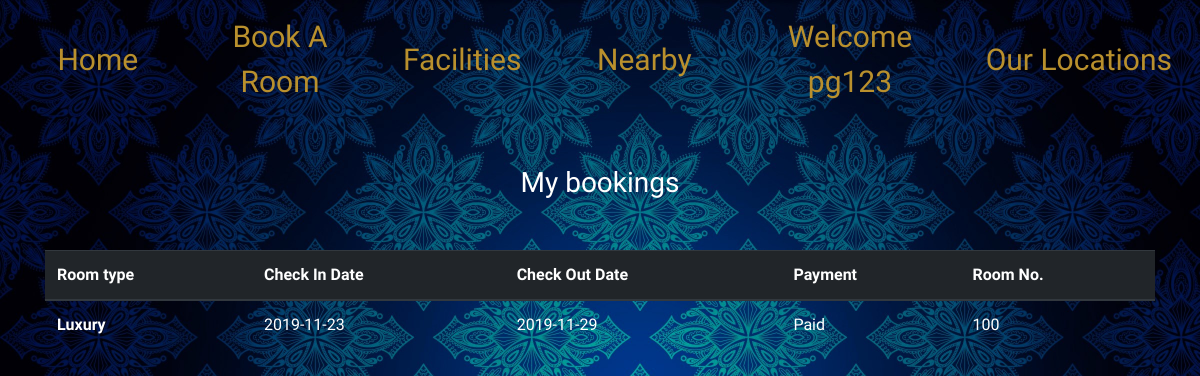
The app's page /booking.php (signed in) with its own data.
### tables this page shows
CREATE TABLE `reservations` (
  `username` varchar(30) NOT NULL,
  `name` varchar(30) NOT NULL,
  `room_no` int(11) NOT NULL,
  `checkin` date NOT NULL,
  `checkout` date NOT NULL,
  `number` bigint(20) NOT NULL,
  `paid` int(11) NOT NULL,
  `days` date NOT NULL,
  `room_no1` int(11) NOT NULL
);

### booking.php (the view, shortened to what this page needs)
<?php
include_once('config.php');
$query="select * from reservations ";
$result=$conn->query($query);
?>
<!doctype html>
<html lang="en">
<head>
    <link rel="stylesheet" href="https://maxcdn.bootstrapcdn.com/bootstrap/4.0.0/css/bootstrap.min.css">
</head>
<body >
                <div class="navbar">
                    <a href="main.php">Home</a>
                    <a href="bookroom.php">Book A Room</a>
                    <a href="facilities.php">Facilities</a>
                    <a href="nearby.php">Nearby</a>
                    <div class="dropdown">
                      <button class="dropbtn">
                      <?php if(!isset($_SESSION['loggedin']) || $_SESSION['loggedin'] !==true){ ?>
                        My Account
                      <?php }
                      else { ?>
                      <?php echo "Welcome ". $_SESSION['username']?>
                      <?php } ?>
                      </button>
                    </div>
                    <div class="dropdown">
                      <button class="dropbtn">Our Locations
                      </button>
                    </div>
            </div>
            <br><br>
<center><h3>My bookings</h3></center>
<div class="table-wrapper">
            <div class="container">
            <table class="table table-hovered">
                <thead class="thead-dark">
                    <tr>
                        <th scope="col">Room type</th>
                        <th scope="col">Check In Date</th>
                        <th scope="col">Check Out Date</th>
                        <th scope="col">Payment</th>
                        <th scope="col">Room No.</th>
                    </tr>
                </thead>
                <tbody>
                    <?php
                    while($rows=$result->fetch_assoc()){
                        if($rows['username']==$_SESSION['username']){
                        ?>
                        <tr>
                            <th scope="row"><?php if($rows['room_no']==1){echo "Luxury";}
                                                  elseif($rows['room_no']==2){echo "Deluxe";}
                                                  elseif($rows['room_no']==3){echo "Supreme";}
                                                  else {echo "Suite";}
                            ?></th>
                            <td><?php echo $rows["checkin"];?></td>
                            <td><?php echo $rows["checkout"];?></td>
                            <td><?php if($rows['paid']==1){echo "Paid";}
                                       else echo "Due";
                            ?></td>
                            <td><?php echo $rows["room_no1"];?></td>
                        </tr>
                   <?php
                        }
                    }
                    ?>
                </tbody>
            </table>
            </div>
    </div>
</body>
</html>

### booking.php (style rules this page uses)
body { background-image: url("bg5.jpg"); background-attachment: fixed; background-size: cover; font-family: 'Parisienne', 'Segoe UI', Tahoma, Geneva, Verdana, sans-serif; }
table { color: white; }
.table-wrapper { margin-top: 50px; }
h3 { color: white; }
.navbar { position: sticky; top: 0; z-index: 2; }
.navbar a { float: left; font-size: 30px; color: rgb(185, 144, 45); width: 14%; text-align: center; padding: 6px 11px; text-decoration: none; transition: 0.5s ease; z-index: 2; }
.dropdown { float: left; overflow: hidden; width: 18%; }
.dropdown .dropbtn { font-size: 30px; border: none; outline: none; color: rgb(185, 144, 45); width: 100%; padding: 6px 11x; transition: 0.5s ease; background-color: inherit; font-family: inherit; margin: 0; }

### records on screen
reservations: room_no "Luxury", checkin "2019-11-23", checkout "2019-11-29", paid "Paid", room_no1 "100"

### other values on screen
$_SESSION['username'] "pg123"
